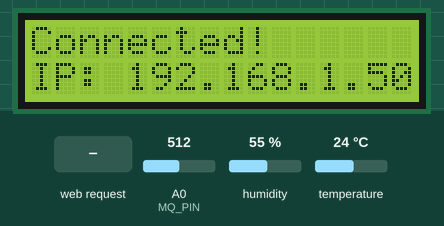
The sketch below on a simulated ESP8266 (NodeMCU). On the bench: 16×2 character LCD. The inputs (shaded band) are chosen by the test bench; at power-on: A0 (MQ_PIN) = 512, humidity 55 %, temperature 24 °C. WiFi joins after 1.5 s; servers stay silent unless stated; uploads are accepted with an empty reply; what the sketch prints to the serial monitor is not drawn.

Above: at 2.7 s.
8.9 s: HTTP request GET /readTemperature received
At 10.1 s:
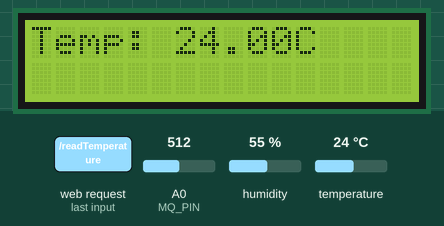
10.4 s: HTTP request GET /readHumidity received
At 11.4 s:
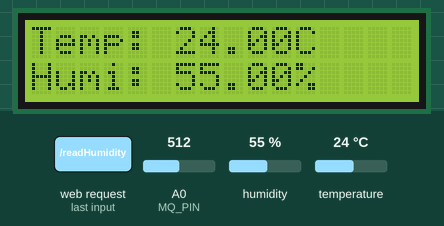
11.9 s: HTTP request GET /readGasSensor received
At 14.6 s:
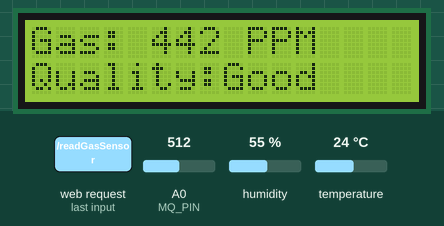
14.9 s: HTTP request GET /readHumidity received
At 16.5 s:
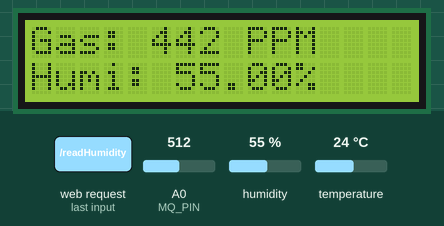
Timing chart, 0 to 18.0 s (numbered marks = the images above; inputs shaded):
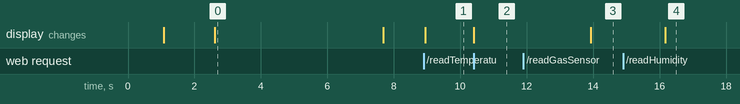

The sketch:

term_ESP_based_Environmental_Monitoring_System_with_Database.ino
```cpp
//1.start server
//2.create database name: environment_monitor in xampp
//3.import .sql file

#include <ESP8266WiFi.h>
#include <WiFiClient.h>
#include <ESP8266WebServer.h>
#include <ESP8266HTTPClient.h>
#include <Wire.h>
#include <LiquidCrystal_I2C.h>
#include <MQ135.h>
#include "DHT.h"
#include "indexpage.h"

#define DHTTYPE DHT11
#define LEDonBoard 2
#define MQ_PIN A0
#define co2Zero 70

const char* ssid = "NgFamily";  // WiFi SSID
const char* password = "Qwerty@14321";  // WiFi Password

ESP8266WebServer server(80);  // Create a web server on port 80
const int DHTPin = 2;  // Pin where DHT sensor is connected
DHT dht(DHTPin, DHTTYPE);  // Initialize DHT sensor
LiquidCrystal_I2C lcd(0x27, 16, 2);  // Initialize LCD with I2C address 0x27
MQ135 gasSensor(MQ_PIN);  // Initialize MQ135 gas sensor on analog pin A0

const int GOOD_THRESHOLD = 500;  // Threshold for good air quality
const int MODERATE_THRESHOLD = 700;  // Threshold for moderate air quality

// Function to classify CO2 concentration
String classifyCO2Concentration(int concentration) {
  if (concentration <= GOOD_THRESHOLD) {
    return "Good";
  } else if (concentration <= MODERATE_THRESHOLD) {
    return "Moderate";
  } else {
    return "Danger";
  }
}

// Handler for the root URL
void handleRoot() {
  String s = MAIN_page;  // HTML content from indexpage.h
  server.send(200, "text/html", s);  // Send HTML content to the client
}

// Handler to read and send temperature from DHT11 sensor
void handleDHT11Temperature() {
  float t = dht.readTemperature();  // Read temperature from DHT sensor
  if (!isnan(t)) {  // Check if reading is valid
    String Temperature_Value = String(t);  // Convert temperature to string
    server.send(200, "text/plain", Temperature_Value);  // Send temperature value to the client
    lcd.clear();  // Clear LCD display
    Serial.print("DHT11 || Temperature : ");
    Serial.print(t);
    Serial.print(" || ");
    lcd.setCursor(0, 0);  // Set cursor to first row
    lcd.print("Temp: ");
    lcd.print(t);
    lcd.print("C");
    sendDataToServer(t, -1, -1, "");  // Send temperature data to server
  } else {
    server.send(500, "text/plain", "Nan");  // Send error message to client
    Serial.println("Failed to read from DHT sensor!");
  }
}

// Handler to read and send humidity from DHT11 sensor
void handleDHT11Humidity() {
  float h = dht.readHumidity();  // Read humidity from DHT sensor
  if (!isnan(h)) {  // Check if reading is valid
    String Humidity_Value = String(h);  // Convert humidity to string
    server.send(200, "text/plain", Humidity_Value);  // Send humidity value to the client
    Serial.print("Humidity: ");
    Serial.println(h);
    lcd.setCursor(0, 1);  // Set cursor to second row
    lcd.print("Humi: ");
    lcd.print(h);
    lcd.print("%");
    sendDataToServer(-1, h, -1, "");  // Send humidity data to server
  } else {
    server.send(500, "text/plain", "Nan");  // Send error message to client
    Serial.println("Failed to read from DHT sensor!");
  }
}

// Handler to read and send CO2 concentration from MQ135 sensor
void handleGasSensor() {
  int co2now[10];  // Array to store multiple readings
  int co2raw = 0;
  int co2ppm = 0;
  int zzz = 0;

  for (int x = 0; x < 10; x++) {
    co2now[x] = analogRead(MQ_PIN);  // Read analog value from MQ135 sensor
    delay(200);  // Delay between readings
  }

  for (int x = 0; x < 10; x++) {
    zzz += co2now[x];  // Sum of all readings
  }

  co2raw = zzz / 10;  // Average of readings
  co2ppm = co2raw - co2Zero;  // Adjust with zero offset
  String gasClassification = classifyCO2Concentration(co2ppm);  // Classify air quality
  server.send(200, "text/plain", String(co2ppm) + "," + gasClassification);  // Send CO2 and classification to client

  Serial.print("Gas: ");
  Serial.print(co2ppm);
  Serial.print(" PPM");
  Serial.print(", Air Quality :");
  Serial.println(gasClassification + "\n");

  lcd.clear();  // Clear LCD display
  lcd.setCursor(0, 0);  // Set cursor to first row
  lcd.print("Gas: ");
  lcd.print(co2ppm);
  lcd.print(" PPM");
  lcd.setCursor(0, 1);  // Set cursor to second row
  lcd.print("Quality:");
  lcd.print(gasClassification);
  delay(2000);  // Delay to allow display update
  sendDataToServer(-1, -1, co2ppm, gasClassification);  // Send CO2 data to server
}

// Function to send sensor data to server
void sendDataToServer(float temperature, float humidity, int co2, String airQuality) {
  if (WiFi.status() == WL_CONNECTED) {  // Check if connected to WiFi
    WiFiClient client;
    HTTPClient http;
    String serverPath = "http://192.168.1.5/ESP-based-Monitoring-System/submit_data.php";
    Serial.print("Sending request to: ");
    Serial.println(serverPath);

    // Construct the POST request body
    String requestBody = "temperature=" + String(temperature) + "&humidity=" + String(humidity) + "&co2=" + String(co2) + "&air_quality=" + airQuality;

    http.begin(client, serverPath);  // Specify the URL and endpoint of your server
    http.addHeader("Content-Type", "application/x-www-form-urlencoded");

    // Send the POST request
    int httpResponseCode = http.POST(requestBody);

    // Check for response
    if (httpResponseCode > 0) {
      String payload = http.getString();
      Serial.print("HTTP Response code: ");
      Serial.println(httpResponseCode);
      Serial.println("Received response:");
      Serial.println(payload);
    } else {
      Serial.print("Error code: ");
      Serial.println(httpResponseCode);
      Serial.print("Error message: ");
      Serial.println(http.errorToString(httpResponseCode).c_str());
    }

    // End HTTP connection
    http.end();
  } else {
    Serial.println("WiFi not connected.");
  }
}

// Handler to fetch last readings from server
void handleFetchLastReadings() {
  WiFiClient client;
  HTTPClient http;
  String serverPath = "http://192.168.1.5/ESP-based-Monitoring-System/fetch_last_readings.php";
  Serial.print("Fetching data from: ");
  Serial.println(serverPath);

  http.begin(client, serverPath);  // Start connection to server
  int httpResponseCode = http.GET();
  if (httpResponseCode > 0) {
    String payload = http.getString();
    Serial.println("Received data:");
    Serial.println(payload);
    server.send(200, "application/json", payload);  // Send JSON response to the client
  } else {
    Serial.print("Error fetching data. Error code: ");
    Serial.println(httpResponseCode);
    server.send(500, "text/plain", "Error fetching data");
  }
  http.end();  // Close connection
}

void setup() {
  lcd.init();  // Initialize LCD
  lcd.backlight();  // Turn on LCD backlight
  lcd.clear();  // Clear LCD display
  Serial.begin(115200);  // Start serial communication at 115200 baud
  delay(500);
  dht.begin();  // Initialize DHT sensor
  delay(500);
  pinMode(LEDonBoard, OUTPUT);  // Set LED pin as output
  digitalWrite(LEDonBoard, HIGH);  // Turn off LED
  WiFi.begin(ssid, password);  // Connect to WiFi
  Serial.println("Connecting to WiFi...");
  lcd.print("Connecting...");
  while (WiFi.status() != WL_CONNECTED) {  // Wait until connected to WiFi
    Serial.print(".");
    digitalWrite(LEDonBoard, LOW);  // Blink LED
    delay(250);
    digitalWrite(LEDonBoard, HIGH);  // Blink LED
    delay(250);
  }
  Serial.println("");
  Serial.println("Successfully connected to WiFi!");
  Serial.print("IP address: ");
  Serial.println(WiFi.localIP());
  lcd.clear();  // Clear LCD display
  lcd.print("Connected!");  // Print connection message
  lcd.setCursor(0, 1);  // Set cursor to second row
  lcd.print("IP: ");
  lcd.print(WiFi.localIP());
  server.on("/", handleRoot);  // Define handler for root URL
  server.on("/readTemperature", handleDHT11Temperature);  // Define handler for temperature reading
  server.on("/readHumidity", handleDHT11Humidity);  // Define handler for humidity reading
  server.on("/readGasSensor", handleGasSensor);  // Define handler for gas sensor reading
  server.on("/fetchLastReadings", handleFetchLastReadings);  // Define handler to fetch last readings

  server.begin();  // Start the server
  Serial.println("HTTP server started");
  delay(5000);
  lcd.init();  // Reinitialize LCD
  lcd.backlight();  // Turn on LCD backlight
  lcd.clear();  // Clear LCD display
}

void loop() {
  server.handleClient();  // Handle client requests
}
```

indexpage.h
```cpp
const char MAIN_page[] PROGMEM = R"=====(
<!DOCTYPE html>
<html>
  <head>
    <meta name="viewport" content="width=device-width, initial-scale=1"> <!-- Responsive design -->
    <link href="https://use.fontawesome.com/releases/v5.7.2/css/all.css" rel="stylesheet"> <!-- Font Awesome for icons -->
    <style>
      html {
        font-family: Arial; /* Set font style */
        display: inline-block;
        margin: 0px auto; /* Center align content */
        text-align: center;
      }
      h1 { font-size: 2.0rem; } /* Main heading size */
      p { font-size: 2.0rem; } /* Paragraph font size */
      .units { font-size: 1.2rem; } /* Units font size */
      .dht-labels{
        font-size: 1.5rem; /* Labels font size */
        vertical-align:middle;
        padding-bottom: 15px; /* Space below labels */
      }
      table {
        width: 100%; /* Full width table */
        border-collapse: collapse; /* Remove spacing between table cells */
      }
      table, th, td {
        border: 1px solid black; /* Border for table, table header, and table cells */
      }
      th, td {
        padding: 8px; /* Padding inside table cells */
        text-align: center; /* Center align text in cells */
      }
      th {
        background-color: #f2f2f2; /* Header background color */
      }
    </style>
  </head>
  <body>
    <h2>Midterm SKIH3113 Sensor Based System (A232)</h2>
    <h1>ESP-based Environmental Monitoring System <br>with Database Storage</h1>

    <!-- Display temperature -->
    <p>
      <i class="fa fa-thermometer-half" style="font-size:3.0rem;color:#62a1d3;"></i>
      <span class="dht-labels">Temperature : </span>
      <span id="TemperatureValue">0</span>
      <sup class="units">&deg;C</sup>
    </p>
    <!-- Display humidity -->
    <p>
      <i class="fa fa-tint" style="font-size:3.0rem;color:#75e095;"></i>
      <span class="dht-labels">Humidity : </span>
      <span id="HumidityValue">0</span>
      <sup class="units">%</sup>
    </p>

    <!-- Display gas concentration -->
    <p>
       <span class="dht-labels">Gas Concentration : </span>
       <span id="GasValue">0</span>
      <sup class="units">ppm</sup>
    </p>

    <!-- Display air quality -->
    <p>
       <span class="dht-labels">Air Quality : </span>
       <span id="AirQuality">0</span>
    </p>

    <!-- Display current time and date -->
    <p>
      <i class="far fa-clock" style="font-size:1.0rem;color:#e3a8c7;"></i>
      <span style="font-size:1.0rem;">Time </span>
      <span id="time" style="font-size:1.0rem;"></span>

      <i class="far fa-calendar-alt" style="font-size:1.0rem;color:#f7dc68";></i>
      <span style="font-size:1.0rem;">Date </span>
      <span id="date" style="font-size:1.0rem;"></span>
    </p>

    <h2>Last 10 Readings</h2>
    <table>
      <tr>
        <th>Temperature (&deg;C)</th>
        <th>Humidity (%)</th>
        <th>CO2 (ppm)</th>
        <th>Air Quality</th>
        <th>Timestamp</th>
      </tr>
      <tbody id="data-table">
      </tbody>
    </table>

    <script>
  // Function to fetch data periodically
  setInterval(function() {
    getTemperatureData();
    getHumidityData();
    getGasData();
    fetchData();
  }, 2500); // Fetch data every 2.5 seconds

  // Function to get temperature data
  function getTemperatureData() {
    var xhttp = new XMLHttpRequest();
    xhttp.onreadystatechange = function() {
      if (this.readyState == 4 && this.status == 200) {
        document.getElementById("TemperatureValue").innerHTML = this.responseText;
      }
    };
    xhttp.open("GET", "/readTemperature", true); // Send GET request to read temperature
    xhttp.send();
  }

  // Function to get humidity data
  function getHumidityData() {
    var xhttp = new XMLHttpRequest();
    xhttp.onreadystatechange = function() {
      if (this.readyState == 4 && this.status == 200) {
        document.getElementById("HumidityValue").innerHTML = this.responseText;
      }
    };
    xhttp.open("GET", "/readHumidity", true); // Send GET request to read humidity
    xhttp.send();
  }

  // Function to get gas data
  function getGasData() {
    var xhttp = new XMLHttpRequest();
    xhttp.onreadystatechange = function() {
      if (this.readyState == 4 && this.status == 200) {
        var gasData = this.responseText.split(','); // Split gas data into two parts
        var gasValue = gasData[0];
        var airQuality = gasData[1];
        document.getElementById("GasValue").innerHTML = gasValue;
        document.getElementById("AirQuality").innerHTML = airQuality;
      }
    };
    xhttp.open("GET", "/readGasSensor", true); // Send GET request to read gas data
    xhttp.send();
  }

  // Function to fetch last 10 readings
  function fetchData() {
    var xhttp = new XMLHttpRequest();
    xhttp.onreadystatechange = function() {
      if (this.readyState == 4 && this.status == 200) {
        var data = JSON.parse(this.responseText); // Parse JSON response
        var table = document.getElementById("data-table");
        table.innerHTML = ""; // Clear table contents
        for (var i = 0; i < data.length; i++) {
          var row = `<tr>
            <td>${data[i].temperature}</td>
            <td>${data[i].humidity}</td>
            <td>${data[i].co2}</td>
            <td>${data[i].air_quality}</td>
            <td>${data[i].timestamp}</td>
          </tr>`;
          table.innerHTML += row; // Append row to table
        }
      }
    };
    xhttp.open("GET", "/fetchLastReadings", true); // Send GET request to fetch last 10 readings
    xhttp.send();
  }

  // Function to update time and date
  setInterval(function() {
    Time_Date();
  }, 1000); // Update time and date every second

  function Time_Date() {
    var t = new Date();
    document.getElementById("time").innerHTML = t.toLocaleTimeString(); // Display current time
    var d = new Date();
    const dayNames = ["Sunday", "Monday", "Tuesday", "Wednesday", "Thursday", "Friday","Saturday"];
    const monthNames = ["January", "February", "March", "April", "May", "June","July", "August", "September", "October", "November", "December"];
    document.getElementById("date").innerHTML = dayNames[d.getDay()] + ", " + d.getDate() + "-" + monthNames[d.getMonth()] + "-" + d.getFullYear(); // Display current date
  }
</script>

  </body>
</html>
)=====";
```

Measured:
- after the input at 8.9 s, the display: changes at once (image 1)
- after the input at 10.4 s, the display: changes at once (image 2)
- after the input at 11.9 s, the display: changes after 2.0 s (image 3)
- after the input at 14.9 s, the display: changes after 1.3 s (image 4)
- what the display in image 0 shows lasts 5.1 s, from 2.6 s to 7.7 s
